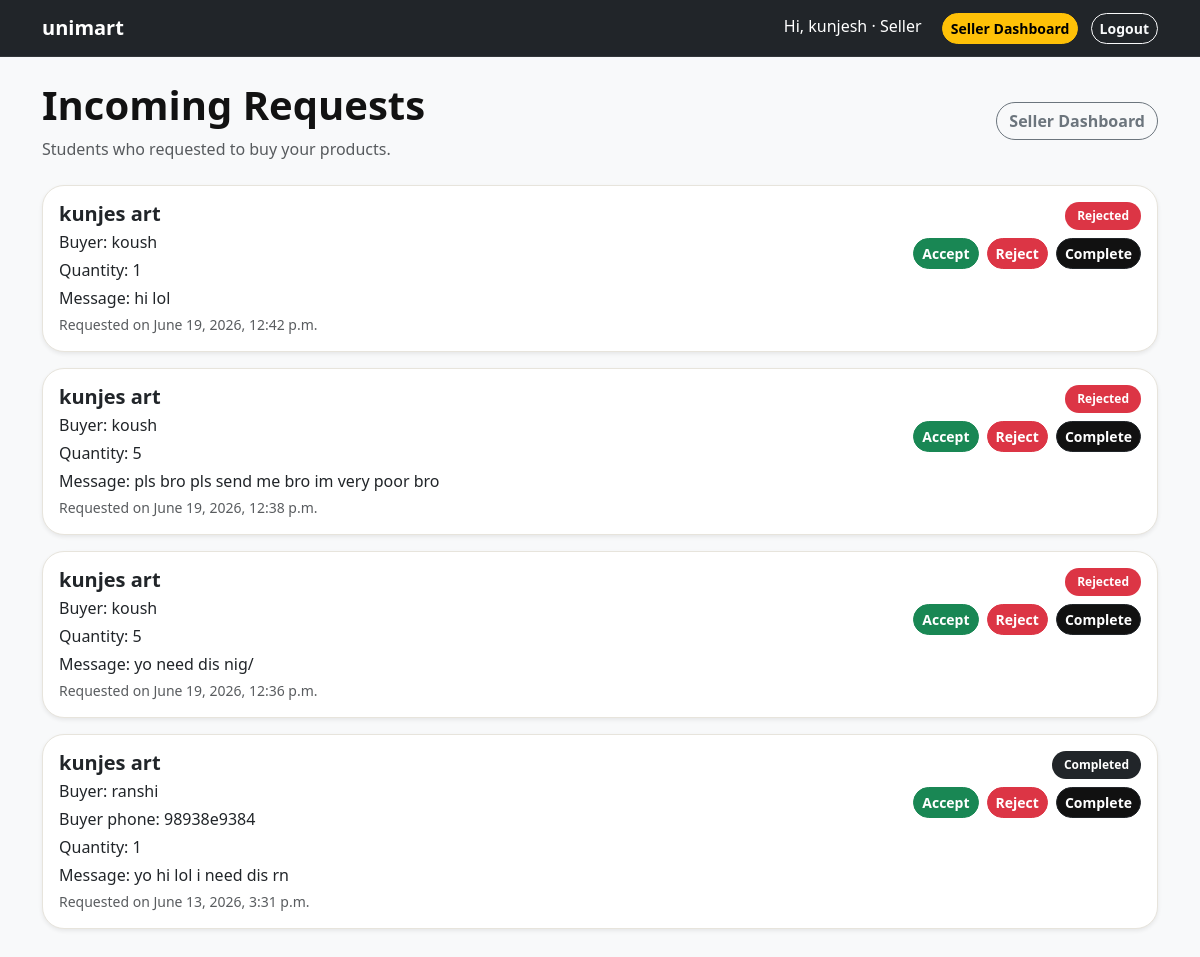
/orders/seller-requests/ (signed in), run on an earlier commit of the app's database.
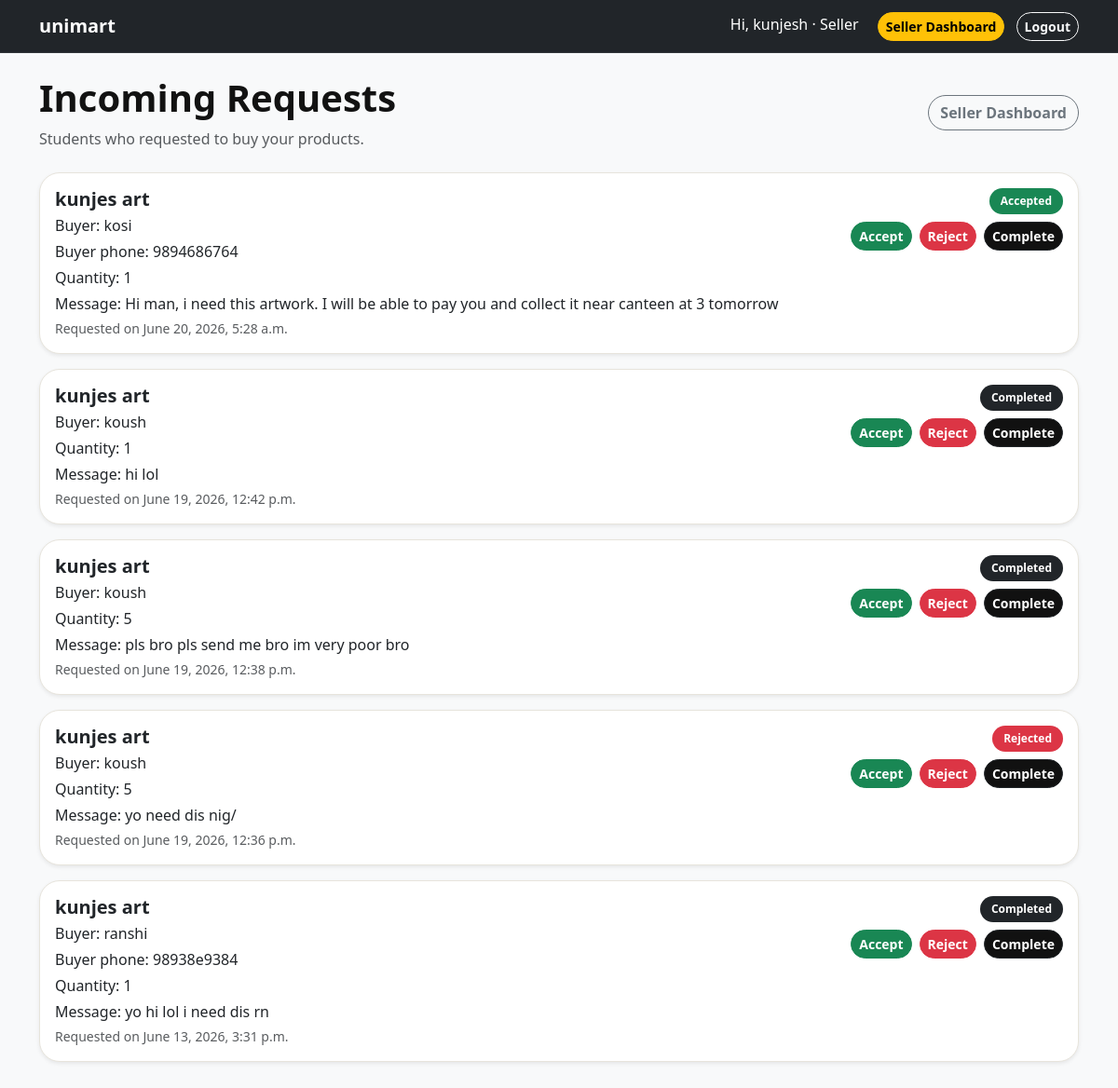
And on a later commit of the database.
### orders/models.py (models this page shows, shortened)
class OrderRequest(models.Model):
    STATUS_CHOICES = (
        ('pending', 'Pending'),
        ('accepted', 'Accepted'),
        ('rejected', 'Rejected'),
        ('completed', 'Completed'),
    )
    product = models.ForeignKey(
        Product,
        on_delete=models.CASCADE,
        related_name='order_requests'
    )
    buyer = models.ForeignKey(
        settings.AUTH_USER_MODEL,
        on_delete=models.CASCADE,
        related_name='buy_requests'
    )
    seller = models.ForeignKey(
        settings.AUTH_USER_MODEL,
        on_delete=models.CASCADE,
        related_name='sell_requests'
    )
    shop = models.ForeignKey(
        Shop,
        on_delete=models.CASCADE,
        related_name='order_requests'
    )
    quantity = models.PositiveIntegerField(default=1)
    message = models.TextField(blank=True)
    status = models.CharField(max_length=20, choices=STATUS_CHOICES, default='pending')
    created_at = models.DateTimeField(auto_now_add=True)

### marketplace/models.py (models this page shows, shortened)
class Product(models.Model):
    CATEGORY_CHOICES = (
        ('food', 'Food'),
        ('clothing', 'Clothing'),
        ('stationery', 'Stationery'),
        ('electronics', 'Electronics'),
        ('art', 'Art'),
        ('services', 'Services'),
        ('others', 'Others'),
    )
    STOCK_CHOICES = (
        ('available', 'Available'),
        ('out_of_stock', 'Out of Stock'),
    )
    shop = models.ForeignKey(
        Shop,
        on_delete=models.CASCADE,
        related_name='products'
    )
    seller = models.ForeignKey(
        settings.AUTH_USER_MODEL,
        on_delete=models.CASCADE,
        related_name='products'
    )
    name = models.CharField(max_length=100)
    description = models.TextField()
    price = models.DecimalField(max_digits=8, decimal_places=2)
    image = models.ImageField(upload_to='product_images/', blank=True, null=True)
    category = models.CharField(max_length=50, choices=CATEGORY_CHOICES, default='others')
    stock_status = models.CharField(max_length=20, choices=STOCK_CHOICES, default='available')
    created_at = models.DateTimeField(auto_now_add=True)
    updated_at = models.DateTimeField(auto_now=True)

### accounts/models.py (models this page shows, shortened)
class User(AbstractUser):
    ROLE_CHOICES = (
        ('buyer', 'Buyer'),
        ('seller', 'Seller'),
        ('both', 'Both'),
    )
    role = models.CharField(max_length=10, choices=ROLE_CHOICES, default='buyer')
    college_name = models.CharField(max_length=100, blank=True)
    department = models.CharField(max_length=100, blank=True)
    year = models.CharField(max_length=20, blank=True)
    phone_number = models.CharField(max_length=15, blank=True)

### orders/views.py (the view)
# urls.py: path('seller-requests/', views.seller_requests, name='seller_requests'),
@login_required
def seller_requests(request):
    requests = OrderRequest.objects.filter(
        seller=request.user
    ).order_by('-created_at')
    return render(request, 'orders/seller_requests.html', {
        'requests': requests,
    })

### templates/orders/seller_requests.html
{% extends 'base.html' %}
{% block content %}
<div class="d-flex justify-content-between align-items-center mb-4">
    <div>
        <h1 class="fw-bold">Incoming Requests</h1>
        <p class="text-muted mb-0">Students who requested to buy your products.</p>
    </div>
    <a href="{% url 'marketplace:seller_dashboard' %}" class="btn btn-outline-secondary">
        Seller Dashboard
    </a>
</div>
{% for request_item in requests %}
    <div class="card shadow-sm mb-3">
        <div class="card-body">
            <div class="d-flex justify-content-between align-items-start">
                <div>
                    <h5 class="fw-bold mb-1">
                        {{ request_item.product.name }}
                    </h5>
                    <p class="mb-1">
                        Buyer: {{ request_item.buyer.username }}
                    </p>
                    {% if request_item.buyer.phone_number %}
                        <p class="mb-1">
                            Buyer phone: {{ request_item.buyer.phone_number }}
                        </p>
                    {% endif %}
                    <p class="mb-1">
                        Quantity: {{ request_item.quantity }}
                    </p>
                    {% if request_item.message %}
                        <p class="mb-1">
                            Message: {{ request_item.message }}
                        </p>
                    {% endif %}
                    <p class="text-muted small mb-0">
                        Requested on {{ request_item.created_at }}
                    </p>
                </div>
                <div class="text-end">
                    {% if request_item.status == 'pending' %}
                        <span class="badge bg-warning text-dark">Pending</span>
                    {% elif request_item.status == 'accepted' %}
                        <span class="badge bg-success">Accepted</span>
                    {% elif request_item.status == 'rejected' %}
                        <span class="badge bg-danger">Rejected</span>
                    {% elif request_item.status == 'completed' %}
                        <span class="badge bg-dark">Completed</span>
                    {% endif %}
                    <div class="d-flex gap-2 mt-2">
                        <a href="{% url 'orders:update_request_status' request_item.id 'accepted' %}" class="btn btn-success btn-sm">
                            Accept
                        </a>
                        <a href="{% url 'orders:update_request_status' request_item.id 'rejected' %}" class="btn btn-danger btn-sm">
                            Reject
                        </a>
                        <a href="{% url 'orders:update_request_status' request_item.id 'completed' %}" class="btn btn-dark btn-sm">
                            Complete
                        </a>
                    </div>
                </div>
            </div>
        </div>
    </div>
{% empty %}
    <div class="alert alert-info">
        No incoming requests yet.
    </div>
{% endfor %}
{% endblock %}

What changed in the data, as far as the page shows it:
added OrderRequest: product.name "kunjes art", buyer.username "kosi", buyer.phone_number "9894686764", quantity "1", message "Hi man, i need this artwork. I will be able to pay you and collect it near canteen at 3 tomorrow", created_at "June 20, 2026, 5:28 a.m.", status "Accepted"
changed OrderRequest "hi lol": status "Rejected" → "Completed"
changed OrderRequest "pls bro pls send me bro im very poor bro": status "Rejected" → "Completed"
